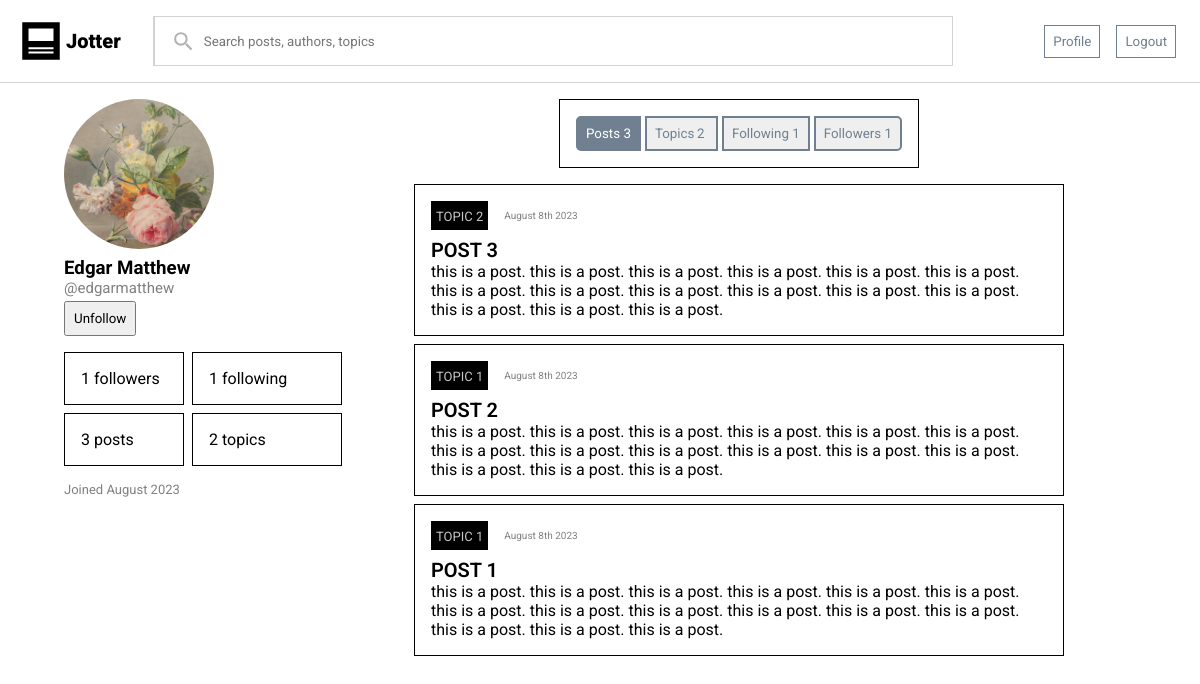
The page /accounts/profile/edgarmatthew/ (signed in) on the database its author committed.
### accounts/models.py (models this page shows, shortened)
class CustomUser(AbstractUser):
    bio = models.TextField(max_length=500, blank=True)
    following = models.ManyToManyField('self', blank=True)
    followers = models.ManyToManyField('self', blank=True)
    socialLinks = models.TextField(blank=True)
    topics = models.ManyToManyField(Topic, blank=True, related_name='followers')

### blog/models.py (models this page shows, shortened)
class Post(models.Model):
    uuid = models.UUIDField(default=uuid4, auto_created=True)
    author = models.ForeignKey(settings.AUTH_USER_MODEL, on_delete=models.CASCADE)
    topic = models.ForeignKey(Topic, on_delete=models.CASCADE)
    title = models.CharField(max_length=150)
    text = models.TextField()
    dateAdded = models.DateTimeField(auto_now_add=True)
    slug = models.SlugField(null=False)
    tags = models.CharField(max_length=50)
    likes = models.ManyToManyField(settings.AUTH_USER_MODEL, through='Like', related_name='likedPosts')
    class Meta:
        ordering = ('-dateAdded',)

class Topic(models.Model):
    title = models.CharField(max_length=25)
    uuid = models.UUIDField(default=uuid4)
    def __str__(self):
        return self.title

### accounts/views.py (the view)
# urls.py: path('profile/<str:username>/', Profile.as_view(), name="profile"),
class Profile(DetailView):
    model = CustomUser
    slug_field = 'username'
    slug_url_kwarg = 'username'
    template_name = 'registration/profile.html'
    def get(self, request, *args, **kwargs):
        profile = super(Profile, self).get_object()
        posts = profile.post_set.all()
        comments = profile.comment_set.all()
        topics = profile.topics.all()
        followers = profile.followers.all()
        following = profile.following.all()
        likedPosts = profile.likedPosts.all()
        follow = False
        if profile in request.user.following.all():
            follow = True
        context = {'profile': profile, 'posts': posts, 'comments': comments, 'topics': topics, 'follow': follow, 'followers': followers, 'following': following, 'likedPosts': likedPosts}
        return render(request, self.template_name, context)

### accounts/templates/registration/profile.html (shortened to what this page needs)
{% extends "blog/base.html" %}
{% load static %}
{% block staticfiles %}
<link rel="stylesheet" href="{% static 'blog/css/blogPost.css' %}">
<link rel="stylesheet" href="{% static 'accounts/css/profile.css' %}">
<link rel="stylesheet" href="{% static 'accounts/css/topicTab.css' %}">
<link rel="stylesheet" href="{% static 'accounts/css/profileTab.css' %}">
{% endblock staticfiles %}
{% block content %}
<div class="profile">
    <div class="sidebar">
        <div class="profileImage"></div>
        <h3 class="name">{{ profile.get_full_name }}</h3>
        <p class="handle">@{{ profile.username }}</p>
        {% if request.user != profile %}
        {% if follow %}
        <button class="unfollow">Unfollow</button>
        {% else %}
        <button class="follow">Follow</button>
        {% endif %}
        {% endif %}
        <div class="stats">
            <div class="followers">{{ followers|length }} followers</div>
            <div class="following">{{ following|length }} following</div>
            <div class="posts">{{ posts|length }} posts</div>
            <div class="topics">{{ topics|length }} topics</div>
        </div>
        <div class="joined">Joined {{ profile.date_joined|date:"F o" }}</div>
    </div>
    <div class="main">
        <div class="profileNavbar">
            <ul>
                <li>
                    <button class="posts selected">
                        Posts
                        <span class="badge">{{ posts|length }}</span>
                    </button>
                </li>
                <li>
                    <button class="topics">
                        Topics
                        <span class="badge">{{ topics|length }}</span>
                    </button>
                </li>
                <li>
                    <button class="following">
                        Following
                        <span class="badge">{{ following|length }}</span>
                    </button>
                </li>
                <li>
                    <button class="followers">
                        Followers
                        <span class="badge">{{ followers|length }}</span>
                    </button>
                </li>
            </ul>
        </div>
        <div class="content">
            <div class="posts">
                {% for post in posts %}
                {% include 'blog/blogPost.html' %}
                {% endfor %}
            </div>
        </div>
    </div>
</div>
{% endblock content %}

### blog/templates/blog/blogPost.html
{% load static %}
<div class="post">
    <div class="header">
        <div class="topic"><a href="{% url 'blog:topicDetail' post.topic.uuid %}">{{ post.topic|upper }}</a></div>
        <div class="time">{{ post.dateAdded|date:"F jS o" }}</div>
    </div>
    <div class="title"><a href="{% url 'blog:postDetail' post.slug %}">{{ post.title|upper }}</a></div>
    <div class="content">{{ post.text|truncatewords:70 }}</div>
</div>

### blog/static/blog/css/base.css (style rules this page uses)
* { margin: 0; box-sizing: border-box; font-family: 'Roboto', sans-serif; }
body { width: 100vw; }
a { text-decoration: none; color: black; }
.main { padding: 8px 64px; width: 100%; }

### blog/static/blog/css/blogPost.css (style rules this page uses)
.post { border: 1px solid black; display: flex; flex-direction: column; margin: 8px; padding: 16px; }
.post > .header { display: flex; flex-direction: row; gap: 16px; margin-bottom: 8px; align-items: center; }
.title { font-weight: 600; font-size: 20px; }
.topic { border: 1px solid black; padding: 4px; background-color: black; }
.topic a { color: rgb(197, 197, 197); font-size: 13px; }
.time { font-size: 10px; color: grey; }

### accounts/static/accounts/css/profile.css (style rules this page uses)
.profile { display: flex; flex-direction: row; }
.profileImage { background-image: url('../img/profile.jpg'); background-position: center; background-size: cover; width: 150px; height: 150px; border-radius: 50%; margin: 8px 0; }
.handle { font-size: 15px; color: grey; }
.stats { margin: 16px 0; display: grid; grid-template-columns: 120px 150px; gap: 8px; }
.stats > * { border: 1px solid black; padding: 16px; }
.joined { font-size: 13px; color: grey; }
.main { width: 100%; }
.main ul { list-style-type: none; display: flex; flex-direction: row; gap: 4px; border: 1px solid black; padding: 16px; }
ul > li > button { border-radius: 0; border: 2px solid slategray; color: slategray; }
ul > li:first-child > button { border-radius: 5px 0 0 5px; }
ul > li:last-child > button { border-radius: 0 5px 5px 0; }
.profileNavbar { display: flex; flex-direction: row; justify-content: center; margin-bottom: 16px; }
.profileNavbar button { padding: 8px; transition: background-color 0.3s ease-in-out; }
button.selected { background-color: slategray; color: white; border: 2px solid slategray; }
.topics { display: grid; grid-template-columns: 50% 50%; gap: 6px; }
button.unfollow, button.follow { padding: 8px; margin-top: 4px; }

### accounts/static/accounts/css/profileTab.css (style rules this page uses)
* { box-sizing: border-box; }

### rows shown on the page
CustomUser: get_full_name "Edgar Matthew", username "edgarmatthew", date_joined "August 2023"
Post: topic "TOPIC 2", dateAdded "August 8th 2023", title "POST 3", text "this is a post. this is a post. this is a post. this is a post. this is a post. this is a post. this is a post. this is a post. this is a post. this is a post. this is a post. this is a post. this is a post. this is a post. this is a post."
Post: topic "TOPIC 1", dateAdded "August 8th 2023", title "POST 2", text "this is a post. this is a post. this is a post. this is a post. this is a post. this is a post. this is a post. this is a post. this is a post. this is a post. this is a post. this is a post. this is a post. this is a post. this is a post."
Post: topic "TOPIC 1", dateAdded "August 8th 2023", title "POST 1", text "this is a post. this is a post. this is a post. this is a post. this is a post. this is a post. this is a post. this is a post. this is a post. this is a post. this is a post. this is a post. this is a post. this is a post. this is a post."

### other values the page prints
{{ followers|length }} "1"
{{ following|length }} "1"
{{ posts|length }} "3"
{{ topics|length }} "2"
